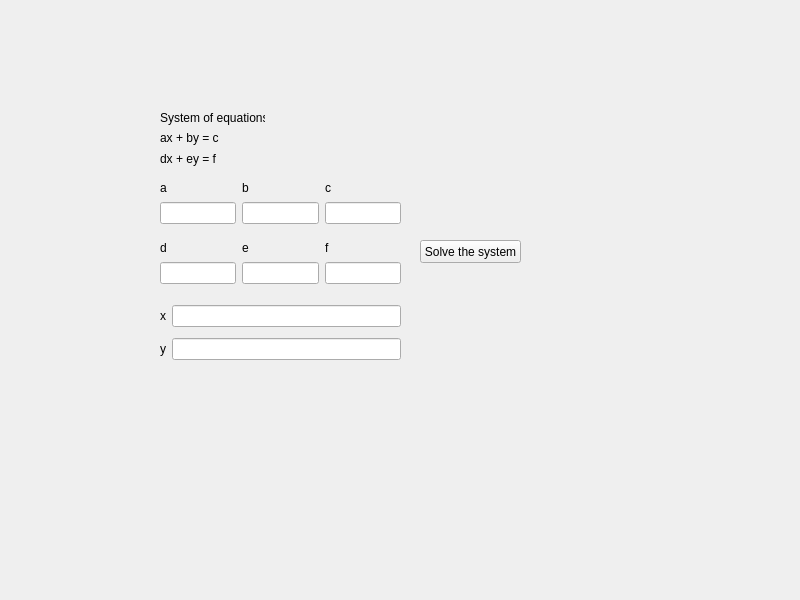
<?xml version="1.0" encoding="UTF-8"?>
<ui version="4.0">
 <class>Widget</class>
 <widget class="QWidget" name="Widget">
  <property name="geometry">
   <rect>
    <x>0</x>
    <y>0</y>
    <width>800</width>
    <height>600</height>
   </rect>
  </property>
  <property name="windowTitle">
   <string>Widget</string>
  </property>
  <widget class="QWidget" name="layoutWidget">
   <property name="geometry">
    <rect>
     <x>160</x>
     <y>240</y>
     <width>241</width>
     <height>44</height>
    </rect>
   </property>
   <layout class="QGridLayout" name="gridLayout_2">
    <item row="0" column="0">
     <widget class="QLabel" name="label_7">
      <property name="text">
       <string>d</string>
      </property>
     </widget>
    </item>
    <item row="0" column="2">
     <widget class="QLabel" name="label_9">
      <property name="text">
       <string>f</string>
      </property>
     </widget>
    </item>
    <item row="1" column="1">
     <widget class="QLineEdit" name="lineEdit_5"/>
    </item>
    <item row="1" column="0">
     <widget class="QLineEdit" name="lineEdit_4"/>
    </item>
    <item row="1" column="2">
     <widget class="QLineEdit" name="lineEdit_6"/>
    </item>
    <item row="0" column="1">
     <widget class="QLabel" name="label_8">
      <property name="text">
       <string>e</string>
      </property>
     </widget>
    </item>
   </layout>
  </widget>
  <widget class="QPushButton" name="pushButton">
   <property name="geometry">
    <rect>
     <x>420</x>
     <y>240</y>
     <width>101</width>
     <height>23</height>
    </rect>
   </property>
   <property name="text">
    <string>Solve the system</string>
   </property>
  </widget>
  <widget class="QWidget" name="layoutWidget">
   <property name="geometry">
    <rect>
     <x>160</x>
     <y>180</y>
     <width>241</width>
     <height>44</height>
    </rect>
   </property>
   <layout class="QGridLayout" name="gridLayout">
    <item row="0" column="0">
     <widget class="QLabel" name="label_4">
      <property name="text">
       <string>a</string>
      </property>
     </widget>
    </item>
    <item row="0" column="1">
     <widget class="QLabel" name="label_5">
      <property name="text">
       <string>b</string>
      </property>
     </widget>
    </item>
    <item row="0" column="2">
     <widget class="QLabel" name="label_6">
      <property name="text">
       <string>c</string>
      </property>
     </widget>
    </item>
    <item row="1" column="0">
     <widget class="QLineEdit" name="lineEdit"/>
    </item>
    <item row="1" column="1">
     <widget class="QLineEdit" name="lineEdit_2"/>
    </item>
    <item row="1" column="2">
     <widget class="QLineEdit" name="lineEdit_3"/>
    </item>
   </layout>
  </widget>
  <widget class="QWidget" name="layoutWidget">
   <property name="geometry">
    <rect>
     <x>160</x>
     <y>110</y>
     <width>105</width>
     <height>56</height>
    </rect>
   </property>
   <layout class="QGridLayout" name="gridLayout_3">
    <item row="1" column="0">
     <widget class="QLabel" name="label_2">
      <property name="text">
       <string>ax + by = c</string>
      </property>
     </widget>
    </item>
    <item row="2" column="0">
     <widget class="QLabel" name="label_3">
      <property name="text">
       <string>dx + ey = f</string>
      </property>
     </widget>
    </item>
    <item row="0" column="0">
     <widget class="QLabel" name="label">
      <property name="text">
       <string>System of equations:</string>
      </property>
     </widget>
    </item>
   </layout>
  </widget>
  <widget class="QWidget" name="layoutWidget">
   <property name="geometry">
    <rect>
     <x>160</x>
     <y>300</y>
     <width>241</width>
     <height>67</height>
    </rect>
   </property>
   <layout class="QGridLayout" name="gridLayout_4">
    <item row="0" column="0">
     <widget class="QLabel" name="label_10">
      <property name="text">
       <string>x</string>
      </property>
     </widget>
    </item>
    <item row="1" column="1">
     <widget class="QLineEdit" name="lineEdit_8"/>
    </item>
    <item row="1" column="0">
     <widget class="QLabel" name="label_11">
      <property name="text">
       <string>y</string>
      </property>
     </widget>
    </item>
    <item row="0" column="1">
     <widget class="QLineEdit" name="lineEdit_7"/>
    </item>
   </layout>
  </widget>
 </widget>
 <tabstops>
  <tabstop>lineEdit</tabstop>
  <tabstop>lineEdit_2</tabstop>
  <tabstop>lineEdit_3</tabstop>
  <tabstop>lineEdit_4</tabstop>
  <tabstop>lineEdit_5</tabstop>
  <tabstop>lineEdit_6</tabstop>
  <tabstop>pushButton</tabstop>
  <tabstop>lineEdit_7</tabstop>
  <tabstop>lineEdit_8</tabstop>
 </tabstops>
 <resources/>
 <connections/>
</ui>
